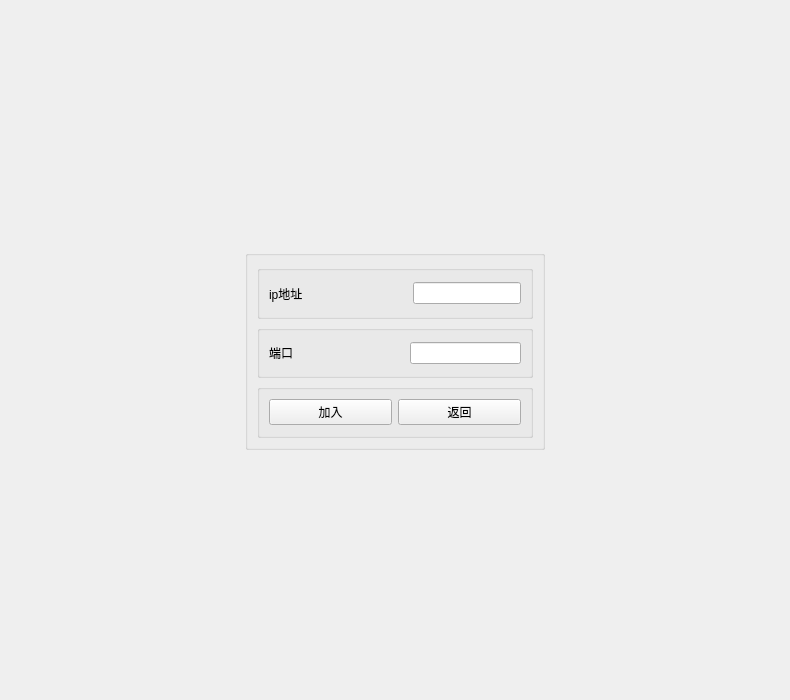
<?xml version="1.0" encoding="UTF-8"?>
<ui version="4.0">
 <class>JoinWindow</class>
 <widget class="QWidget" name="JoinWindow">
  <property name="geometry">
   <rect>
    <x>0</x>
    <y>0</y>
    <width>790</width>
    <height>700</height>
   </rect>
  </property>
  <property name="minimumSize">
   <size>
    <width>790</width>
    <height>700</height>
   </size>
  </property>
  <property name="maximumSize">
   <size>
    <width>790</width>
    <height>700</height>
   </size>
  </property>
  <property name="windowTitle">
   <string>Form</string>
  </property>
  <widget class="QGroupBox" name="groupBox_3">
   <property name="geometry">
    <rect>
     <x>245</x>
     <y>250</y>
     <width>300</width>
     <height>200</height>
    </rect>
   </property>
   <property name="title">
    <string/>
   </property>
   <layout class="QVBoxLayout" name="verticalLayout">
    <item>
     <widget class="QGroupBox" name="groupBox">
      <property name="title">
       <string/>
      </property>
      <layout class="QHBoxLayout" name="horizontalLayout">
       <item>
        <widget class="QLabel" name="label">
         <property name="text">
          <string>ip地址</string>
         </property>
        </widget>
       </item>
       <item>
        <spacer name="horizontalSpacer">
         <property name="orientation">
          <enum>Qt::Horizontal</enum>
         </property>
         <property name="sizeHint" stdset="0">
          <size>
           <width>40</width>
           <height>20</height>
          </size>
         </property>
        </spacer>
       </item>
       <item>
        <widget class="QLineEdit" name="ip"/>
       </item>
      </layout>
     </widget>
    </item>
    <item>
     <widget class="QGroupBox" name="groupBox_2">
      <property name="title">
       <string/>
      </property>
      <layout class="QHBoxLayout" name="horizontalLayout_2">
       <item>
        <widget class="QLabel" name="label_2">
         <property name="text">
          <string>端口</string>
         </property>
        </widget>
       </item>
       <item>
        <spacer name="horizontalSpacer_2">
         <property name="orientation">
          <enum>Qt::Horizontal</enum>
         </property>
         <property name="sizeHint" stdset="0">
          <size>
           <width>40</width>
           <height>20</height>
          </size>
         </property>
        </spacer>
       </item>
       <item>
        <widget class="QLineEdit" name="port"/>
       </item>
      </layout>
     </widget>
    </item>
    <item>
     <widget class="QGroupBox" name="groupBox_4">
      <property name="title">
       <string/>
      </property>
      <layout class="QHBoxLayout" name="horizontalLayout_3">
       <item>
        <widget class="QPushButton" name="pushButton">
         <property name="text">
          <string>加入</string>
         </property>
        </widget>
       </item>
       <item>
        <widget class="QPushButton" name="pushButton_2">
         <property name="text">
          <string>返回</string>
         </property>
        </widget>
       </item>
      </layout>
     </widget>
    </item>
   </layout>
  </widget>
 </widget>
 <resources/>
 <connections/>
</ui>
